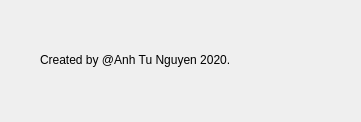
<?xml version="1.0" encoding="UTF-8"?>
<ui version="4.0">
 <class>About</class>
 <widget class="QDialog" name="About">
  <property name="geometry">
   <rect>
    <x>0</x>
    <y>0</y>
    <width>361</width>
    <height>122</height>
   </rect>
  </property>
  <property name="windowTitle">
   <string>About</string>
  </property>
  <widget class="QLabel" name="label">
   <property name="geometry">
    <rect>
     <x>40</x>
     <y>30</y>
     <width>291</width>
     <height>61</height>
    </rect>
   </property>
   <property name="text">
    <string>&lt;html&gt;&lt;head/&gt;&lt;body&gt;&lt;p&gt;Created by @Anh Tu Nguyen 2020.&lt;/p&gt;&lt;/body&gt;&lt;/html&gt;</string>
   </property>
  </widget>
 </widget>
 <resources/>
 <connections/>
</ui>
